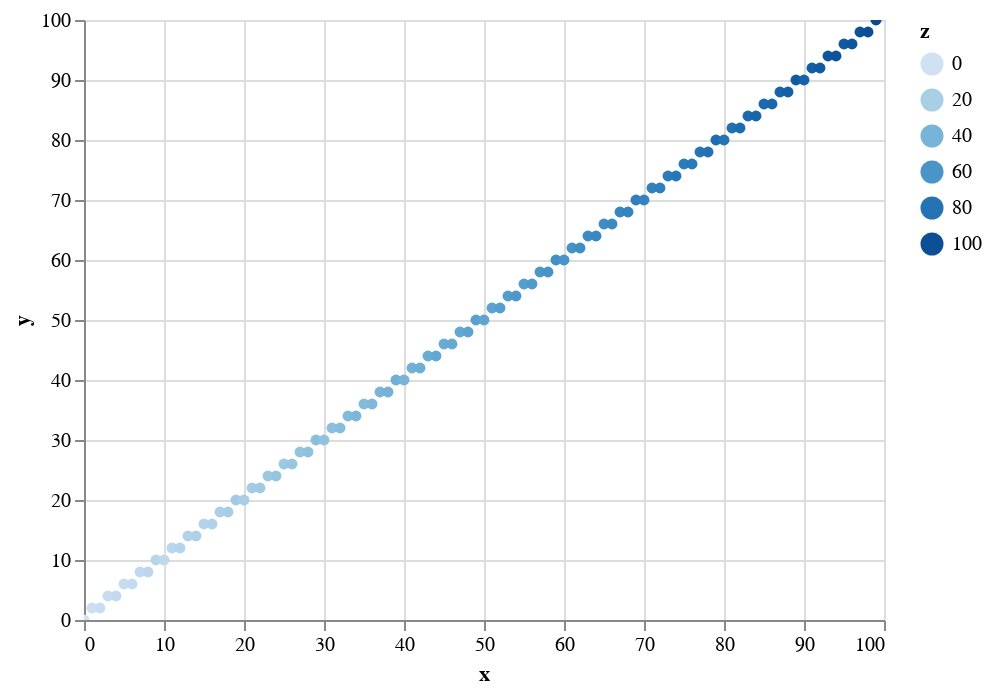

Notebook source saved alongside this figure:
### Code cell
display(chart)

### Figure 1 — Vega-Lite specification as saved in the notebook (floating-point values rounded to 4 significant figures)
{"config": {"view": {"continuousWidth": 400, "continuousHeight": 300}}, "data": {"name": "data-fb8bf3185d78610d814f4247e8061d55"}, "mark": {"type": "line", "point": true}, "encoding": {"color": {"type": "quantitative", "field": "z"}, "x": {"type": "quantitative", "field": "x"}, "y": {"type": "quantitative", "field": "y"}}, "selection": {"selector100": {"type": "interval", "bind": "scales", "encodings": ["x", "y"]}}, "$schema": "https://vega.github.io/schema/vega-lite/v4.8.1.json", "datasets": {"data-fb8bf3185d78610d814f4247e8061d55": [{"x": 0, "y": 0, "z": 0}, {"x": 1, "y": 2, "z": 2}, {"x": 2, "y": 2, "z": 4}, {"x": 3, "y": 4, "z": 6}, {"x": 4, "y": 4, "z": 8}, {"x": 5, "y": 6, "z": 5}, {"x": 6, "y": 6, "z": 7}, {"x": 7, "y": 8, "z": 9}, {"x": 8, "y": 8, "z": 11}, {"x": 9, "y": 10, "z": 13}, {"x": 10, "y": 10, "z": 10}, {"x": 11, "y": 12, "z": 12}, {"x": 12, "y": 12, "z": 14}, {"x": 13, "y": 14, "z": 16}, {"x": 14, "y": 14, "z": 18}, {"x": 15, "y": 16, "z": 15}, {"x": 16, "y": 16, "z": 17}, {"x": 17, "y": 18, "z": 19}, {"x": 18, "y": 18, "z": 21}, {"x": 19, "y": 20, "z": 23}, {"x": 20, "y": 20, "z": 20}, {"x": 21, "y": 22, "z": 22}, {"x": 22, "y": 22, "z": 24}, {"x": 23, "y": 24, "z": 26}, {"x": 24, "y": 24, "z": 28}, {"x": 25, "y": 26, "z": 25}, {"x": 26, "y": 26, "z": 27}, {"x": 27, "y": 28, "z": 29}, {"x": 28, "y": 28, "z": 31}, {"x": 29, "y": 30, "z": 33}, {"x": 30, "y": 30, "z": 30}, {"x": 31, "y": 32, "z": 32}, {"x": 32, "y": 32, "z": 34}, {"x": 33, "y": 34, "z": 36}, {"x": 34, "y": 34, "z": 38}, {"x": 35, "y": 36, "z": 35}, {"x": 36, "y": 36, "z": 37}, {"x": 37, "y": 38, "z": 39}, {"x": 38, "y": 38, "z": 41}, {"x": 39, "y": 40, "z": 43}, {"x": 40, "y": 40, "z": 40}, {"x": 41, "y": 42, "z": 42}, {"x": 42, "y": 42, "z": 44}, {"x": 43, "y": 44, "z": 46}, {"x": 44, "y": 44, "z": 48}, {"x": 45, "y": 46, "z": 45}, {"x": 46, "y": 46, "z": 47}, {"x": 47, "y": 48, "z": 49}, {"x": 48, "y": 48, "z": 51}, {"x": 49, "y": 50, "z": 53}, {"x": 50, "y": 50, "z": 50}, {"x": 51, "y": 52, "z": 52}, {"x": 52, "y": 52, "z": 54}, {"x": 53, "y": 54, "z": 56}, {"x": 54, "y": 54, "z": 58}, {"x": 55, "y": 56, "z": 55}, {"x": 56, "y": 56, "z": 57}, {"x": 57, "y": 58, "z": 59}, {"x": 58, "y": 58, "z": 61}, {"x": 59, "y": 60, "z": 63}, {"x": 60, "y": 60, "z": 60}, {"x": 61, "y": 62, "z": 62}, {"x": 62, "y": 62, "z": 64}, {"x": 63, "y": 64, "z": 66}, {"x": 64, "y": 64, "z": 68}, {"x": 65, "y": 66, "z": 65}, {"x": 66, "y": 66, "z": 67}, {"x": 67, "y": 68, "z": 69}, {"x": 68, "y": 68, "z": 71}, {"x": 69, "y": 70, "z": 73}, {"x": 70, "y": 70, "z": 70}, {"x": 71, "y": 72, "z": 72}, {"x": 72, "y": 72, "z": 74}, {"x": 73, "y": 74, "z": 76}, {"x": 74, "y": 74, "z": 78}, {"x": 75, "y": 76, "z": 75}, {"x": 76, "y": 76, "z": 77}, {"x": 77, "y": 78, "z": 79}, {"x": 78, "y": 78, "z": 81}, {"x": 79, "y": 80, "z": 83}, {"x": 80, "y": 80, "z": 80}, {"x": 81, "y": 82, "z": 82}, {"x": 82, "y": 82, "z": 84}, {"x": 83, "y": 84, "z": 86}, {"x": 84, "y": 84, "z": 88}, {"x": 85, "y": 86, "z": 85}, {"x": 86, "y": 86, "z": 87}, {"x": 87, "y": 88, "z": 89}, {"x": 88, "y": 88, "z": 91}, {"x": 89, "y": 90, "z": 93}, {"x": 90, "y": 90, "z": 90}, {"x": 91, "y": 92, "z": 92}, {"x": 92, "y": 92, "z": 94}, {"x": 93, "y": 94, "z": 96}, {"x": 94, "y": 94, "z": 98}, {"x": 95, "y": 96, "z": 95}, {"x": 96, "y": 96, "z": 97}, {"x": 97, "y": 98, "z": 99}, {"x": 98, "y": 98, "z": 101}, {"x": 99, "y": 100, "z": 103}]}}
